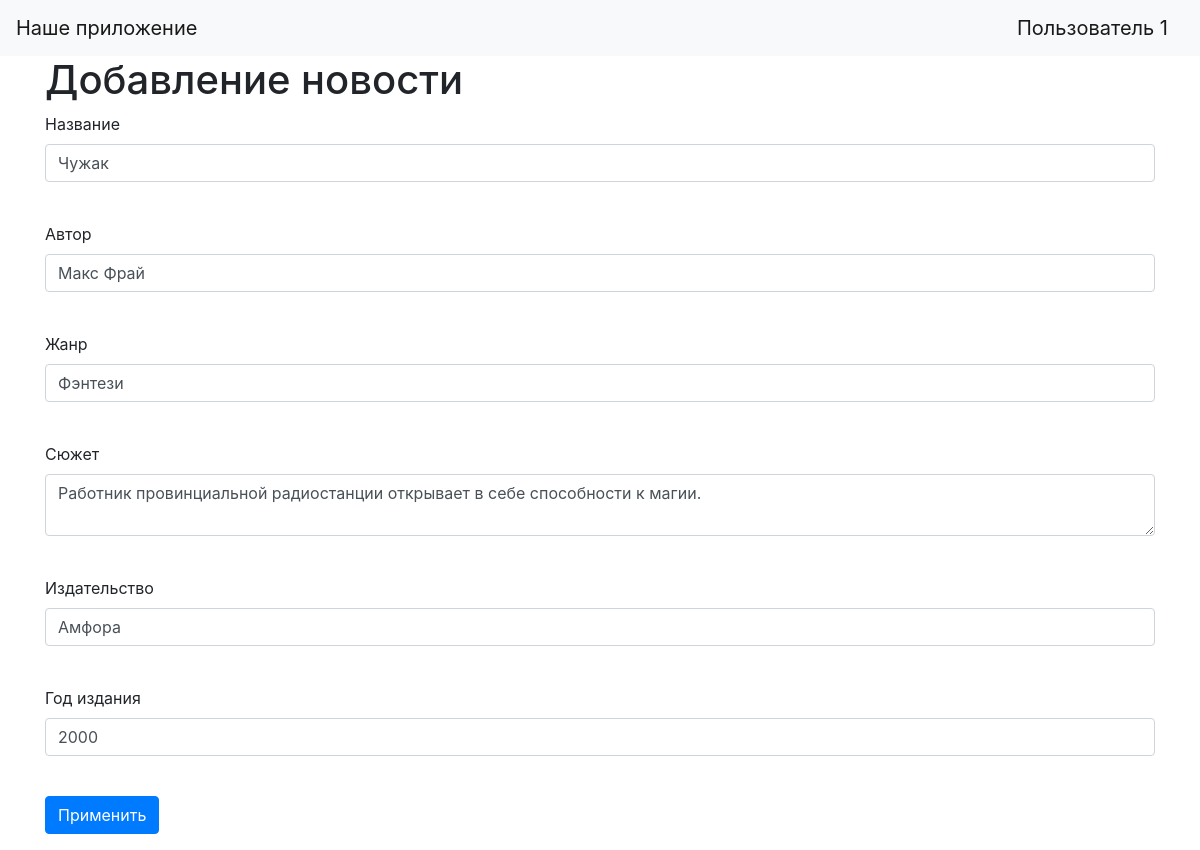
Screenshot of /news/1 (signed in) with the database file from the repository.
### data/users.py (models this page shows, shortened)
class User(SqlAlchemyBase, UserMixin):
    __tablename__ = 'users'
    id = sqlalchemy.Column(sqlalchemy.Integer,
                           primary_key=True, autoincrement=True)
    name = sqlalchemy.Column(sqlalchemy.String, nullable=True)
    email = sqlalchemy.Column(sqlalchemy.String,
                              index=True, unique=True, nullable=True)
    hashed_password = sqlalchemy.Column(sqlalchemy.String, nullable=True)
    news = orm.relationship("Ads", back_populates='user')

### data/ads.py (models this page shows)
class Ads(SqlAlchemyBase):
    __tablename__ = 'ads'
    id = sqlalchemy.Column(sqlalchemy.Integer,
                           primary_key=True, autoincrement=True)
    title = sqlalchemy.Column(sqlalchemy.String, nullable=True)
    author = sqlalchemy.Column(sqlalchemy.String, nullable=True)
    genre = sqlalchemy.Column(sqlalchemy.String, nullable=True)
    about = sqlalchemy.Column(sqlalchemy.String, nullable=True)
    created_date = sqlalchemy.Column(sqlalchemy.DateTime,
                                     default=datetime.datetime.now)
    publisher = sqlalchemy.Column(sqlalchemy.String, nullable=True)
    year = sqlalchemy.Column(sqlalchemy.Integer, nullable=True)
    user_id = sqlalchemy.Column(sqlalchemy.Integer,
                                sqlalchemy.ForeignKey("users.id"))
    user = orm.relationship('User')

### main.py (the view, shortened to what this page needs)
@app.route('/news/<int:id>', methods=['GET', 'POST'])
@login_required
def edit_news(id):
    form = AdsForm()
    if request.method == "GET":
        db_sess = db_session.create_session()
        ads = db_sess.query(Ads).filter(Ads.id == id, Ads.user == current_user).first()
        if ads:
            form.title.data = ads.title
            form.author.data = ads.author
            form.genre.data = ads.genre
            form.about.data = ads.about
            form.publisher.data = ads.publisher
            form.year.data = ads.year
        else:
            abort(404)
    return render_template('ads.html', title='Редактирование новости', form=form)

### forms/ad.py
class AdsForm(FlaskForm):
    title = StringField('Название', validators=[DataRequired()])
    author = StringField('Автор', validators=[DataRequired()])
    genre = StringField('Жанр', validators=[DataRequired()])
    about = TextAreaField("Сюжет")
    publisher = StringField('Издательство', validators=[DataRequired()])
    year = IntegerField('Год издания', validators=[DataRequired()])
    submit = SubmitField('Применить')

### data/db_session.py (called while the page is built)
def create_session() -> Session:
    global __factory
    return __factory()

### main.py (called while the page is built)
@login_manager.user_loader
def load_user(user_id):
    db_sess = db_session.create_session()
    return db_sess.query(User).get(user_id)

### templates/ads.html (shortened to what this page needs)
{% extends "base.html" %}
{% block content %}
<h1>Добавление новости</h1>
<form action="" method="post">
    <p>
        {{ form.title.label }}<br>
        {{ form.title(class="form-control") }}<br>
    </p><p>
        {{ form.author.label }}<br>
        {{ form.author(class="form-control") }}<br>
    </p>
    <p>
        {{ form.genre.label }}<br>
        {{ form.genre(class="form-control") }}<br>
    </p>
    <p>
        {{ form.about.label }}<br>
        {{ form.about(class="form-control") }}<br>
    </p>
    <p>
        {{ form.publisher.label }}<br>
        {{ form.publisher(class="form-control") }}<br>
    </p>
    <p>
        {{ form.year.label }}<br>
        {{ form.year(class="form-control") }}<br>
    </p>
    <p>{{ form.submit(type="submit", class="btn btn-primary") }}</p>
</form>
{% endblock %}

### templates/base.html (shortened to what this page needs)
<!doctype html>
<html lang="en">
<head>
    <link rel="stylesheet"
          href="https://stackpath.bootstrapcdn.com/bootstrap/4.4.1/css/bootstrap.min.css"
>
</head>
<body>
<header>
    <nav class="navbar navbar-light bg-light">
        <a class="navbar-brand" href="#">Наше приложение</a>
        {% if current_user.is_authenticated %}
            <a class="navbar-brand" href="/logout">{{ current_user.name }}</a>
        {% else %}
            <p>
                <a class="btn btn-primary " href="/register">Зарегистрироваться</a>
                <a class="btn btn-success" href="/login">Войти</a>
            </p>
        {% endif %}
    </nav>
</header>
<main role="main" class="container">
    {% block content %}{% endblock %}
</main>
</body>
</html>

### rows the page displays
User: name "Пользователь 1"
Ads: title "Чужак", author "Макс Фрай", genre "Фэнтези", about "Работник провинциальной радиостанции открывает в себе способности к магии.", publisher "Амфора", year "2000"
